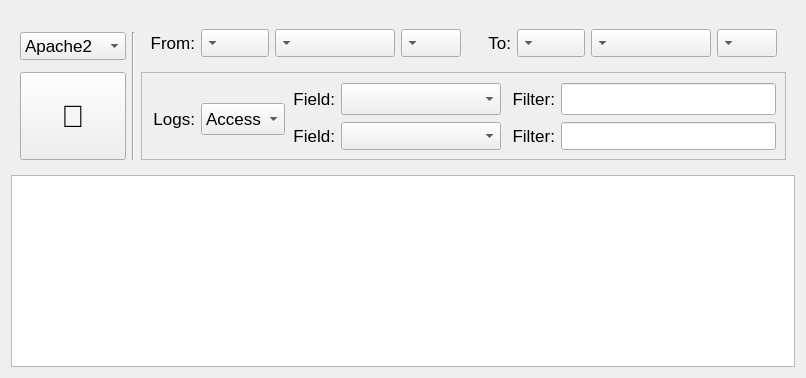
          <widget class="QWidget" name="Relational">
           <attribute name="icon">
            <iconset resource="resources/resources.qrc">
             <normaloff>:/icons/icons/relational_off.png</normaloff>
             <normalon>:/icons/icons/relational_on.png</normalon>:/icons/icons/relational_off.png</iconset>
           </attribute>
           <attribute name="title">
            <string notr="true"/>
           </attribute>
           <attribute name="toolTip">
            <string>Relational chart for two elements: how many times a specific value brought to another.
Time of day counts for a single date, entire days counts in a period.</string>
           </attribute>
           <layout class="QGridLayout" name="gridLayout_18">
            <item row="0" column="0">
             <widget class="QFrame" name="frame_8">
              <property name="sizePolicy">
               <sizepolicy hsizetype="Expanding" vsizetype="Fixed">
                <horstretch>0</horstretch>
                <verstretch>0</verstretch>
               </sizepolicy>
              </property>
              <property name="maximumSize">
               <size>
                <width>16777215</width>
                <height>192</height>
               </size>
              </property>
              <layout class="QGridLayout" name="gridLayout_14">
               <item row="2" column="0">
                <spacer name="verticalSpacer_3">
                 <property name="orientation">
                  <enum>Qt::Vertical</enum>
                 </property>
                 <property name="sizeHint" stdset="0">
                  <size>
                   <width>20</width>
                   <height>4</height>
                  </size>
                 </property>
                </spacer>
               </item>
               <item row="1" column="0">
                <widget class="QComboBox" name="box_StatsRelat_WebServer">
                 <property name="minimumSize">
                  <size>
                   <width>100</width>
                   <height>0</height>
                  </size>
                 </property>
                 <property name="maximumSize">
                  <size>
                   <width>16777215</width>
                   <height>32</height>
                  </size>
                 </property>
                 <property name="font">
                  <font>
                   <pointsize>13</pointsize>
                  </font>
                 </property>
                 <property name="toolTip">
                  <string>Select a Web Server</string>
                 </property>
                 <property name="sizeAdjustPolicy">
                  <enum>QComboBox::AdjustToContents</enum>
                 </property>
                 <item>
                  <property name="text">
                   <string notr="true">Apache2</string>
                  </property>
                 </item>
                 <item>
                  <property name="text">
                   <string notr="true">Nginx</string>
                  </property>
                 </item>
                 <item>
                  <property name="text">
                   <string notr="true">IIS</string>
                  </property>
                 </item>
                </widget>
               </item>
               <item row="0" column="2" rowspan="3">
                <widget class="QFrame" name="frame_9">
                 <property name="sizePolicy">
                  <sizepolicy hsizetype="Fixed" vsizetype="Preferred">
                   <horstretch>0</horstretch>
                   <verstretch>0</verstretch>
                  </sizepolicy>
                 </property>
                 <layout class="QHBoxLayout" name="horizontalLayout_2">
                  <item>
                   <widget class="QLabel" name="label_StatsRelat_From">
                    <property name="minimumSize">
                     <size>
                      <width>44</width>
                      <height>0</height>
                     </size>
                    </property>
                    <property name="font">
                     <font>
                      <pointsize>13</pointsize>
                     </font>
                    </property>
                    <property name="text">
                     <string>From:</string>
                    </property>
                    <property name="alignment">
                     <set>Qt::AlignRight|Qt::AlignTrailing|Qt::AlignVCenter</set>
                    </property>
                   </widget>
                  </item>
                  <item>
                   <widget class="QComboBox" name="box_StatsRelat_FromYear">
                    <property name="sizePolicy">
                     <sizepolicy hsizetype="Fixed" vsizetype="Fixed">
                      <horstretch>0</horstretch>
                      <verstretch>0</verstretch>
                     </sizepolicy>
                    </property>
                    <property name="maximumSize">
                     <size>
                      <width>68</width>
                      <height>32</height>
                     </size>
                    </property>
                    <property name="font">
                     <font>
                      <pointsize>13</pointsize>
                     </font>
                    </property>
                    <property name="toolTip">
                     <string>Year</string>
                    </property>
                    <property name="layoutDirection">
                     <enum>Qt::RightToLeft</enum>
                    </property>
                    <property name="placeholderText">
                     <string>Year</string>
                    </property>
                   </widget>
                  </item>
                  <item>
                   <widget class="QComboBox" name="box_StatsRelat_FromMonth">
                    <property name="minimumSize">
                     <size>
                      <width>120</width>
                      <height>0</height>
                     </size>
                    </property>
                    <property name="maximumSize">
                     <size>
                      <width>16777215</width>
                      <height>32</height>
                     </size>
                    </property>
                    <property name="font">
                     <font>
                      <pointsize>13</pointsize>
                     </font>
                    </property>
                    <property name="toolTip">
                     <string>Month</string>
                    </property>
                    <property name="layoutDirection">
                     <enum>Qt::RightToLeft</enum>
                    </property>
                    <property name="placeholderText">
                     <string>Month</string>
                    </property>
                   </widget>
                  </item>
                  <item>
                   <widget class="QComboBox" name="box_StatsRelat_FromDay">
                    <property name="maximumSize">
                     <size>
                      <width>60</width>
                      <height>32</height>
                     </size>
                    </property>
                    <property name="font">
                     <font>
                      <pointsize>13</pointsize>
                     </font>
                    </property>
                    <property name="toolTip">
                     <string>Day</string>
                    </property>
                    <property name="layoutDirection">
                     <enum>Qt::RightToLeft</enum>
                    </property>
                    <property name="placeholderText">
                     <string>Day</string>
                    </property>
                   </widget>
                  </item>
                  <item>
                   <widget class="QLabel" name="label_StatsRelat_To">
                    <property name="minimumSize">
                     <size>
                      <width>44</width>
                      <height>0</height>
                     </size>
                    </property>
                    <property name="maximumSize">
                     <size>
                      <width>44</width>
                      <height>16777215</height>
                     </size>
                    </property>
                    <property name="font">
                     <font>
                      <pointsize>13</pointsize>
                     </font>
                    </property>
                    <property name="text">
                     <string>To:</string>
                    </property>
                    <property name="alignment">
                     <set>Qt::AlignRight|Qt::AlignTrailing|Qt::AlignVCenter</set>
                    </property>
                   </widget>
                  </item>
                  <item>
                   <widget class="QComboBox" name="box_StatsRelat_ToYear">
                    <property name="maximumSize">
                     <size>
                      <width>68</width>
                      <height>32</height>
                     </size>
                    </property>
                    <property name="font">
                     <font>
                      <pointsize>13</pointsize>
                     </font>
                    </property>
                    <property name="toolTip">
                     <string>Year</string>
                    </property>
                    <property name="layoutDirection">
                     <enum>Qt::RightToLeft</enum>
                    </property>
                    <property name="placeholderText">
                     <string>Year</string>
                    </property>
                   </widget>
                  </item>
                  <item>
                   <widget class="QComboBox" name="box_StatsRelat_ToMonth">
                    <property name="minimumSize">
                     <size>
                      <width>120</width>
                      <height>0</height>
                     </size>
                    </property>
                    <property name="maximumSize">
                     <size>
                      <width>16777215</width>
                      <height>32</height>
                     </size>
                    </property>
                    <property name="font">
                     <font>
                      <pointsize>13</pointsize>
                     </font>
                    </property>
                    <property name="toolTip">
                     <string>Month</string>
                    </property>
                    <property name="layoutDirection">
                     <enum>Qt::RightToLeft</enum>
                    </property>
                    <property name="placeholderText">
                     <string>Month</string>
                    </property>
                   </widget>
                  </item>
                  <item>
                   <widget class="QComboBox" name="box_StatsRelat_ToDay">
                    <property name="maximumSize">
                     <size>
                      <width>60</width>
                      <height>32</height>
                     </size>
                    </property>
                    <property name="font">
                     <font>
                      <pointsize>13</pointsize>
                     </font>
                    </property>
                    <property name="toolTip">
                     <string>Day</string>
                    </property>
                    <property name="layoutDirection">
                     <enum>Qt::RightToLeft</enum>
                    </property>
                    <property name="placeholderText">
                     <string>Day</string>
                    </property>
                   </widget>
                  </item>
                 </layout>
                </widget>
               </item>
               <item row="3" column="0">
                <widget class="QPushButton" name="button_StatsRelat_Draw">
                 <property name="minimumSize">
                  <size>
                   <width>106</width>
                   <height>88</height>
                  </size>
                 </property>
                 <property name="maximumSize">
                  <size>
                   <width>100</width>
                   <height>16777215</height>
                  </size>
                 </property>
                 <property name="font">
                  <font>
                   <pointsize>23</pointsize>
                  </font>
                 </property>
                 <property name="toolTip">
                  <string>Draw the chart</string>
                 </property>
                 <property name="text">
                  <string></string>
                 </property>
                </widget>
               </item>
               <item row="0" column="0">
                <spacer name="verticalSpacer_4">
                 <property name="orientation">
                  <enum>Qt::Vertical</enum>
                 </property>
                 <property name="sizeHint" stdset="0">
                  <size>
                   <width>20</width>
                   <height>0</height>
                  </size>
                 </property>
                </spacer>
               </item>
               <item row="3" column="2">
                <widget class="QFrame" name="frame_11">
                 <property name="frameShape">
                  <enum>QFrame::StyledPanel</enum>
                 </property>
                 <property name="frameShadow">
                  <enum>QFrame::Sunken</enum>
                 </property>
                 <layout class="QGridLayout" name="gridLayout_17">
                  <item row="0" column="2" rowspan="2">
                   <widget class="QLabel" name="label_StatsRelat_LogsField_1">
                    <property name="minimumSize">
                     <size>
                      <width>44</width>
                      <height>0</height>
                     </size>
                    </property>
                    <property name="font">
                     <font>
                      <pointsize>13</pointsize>
                     </font>
                    </property>
                    <property name="text">
                     <string>Field:</string>
                    </property>
                    <property name="alignment">
                     <set>Qt::AlignRight|Qt::AlignTrailing|Qt::AlignVCenter</set>
                    </property>
                   </widget>
                  </item>
                  <item row="0" column="3" rowspan="2">
                   <widget class="QComboBox" name="box_StatsRelat_LogsField_1">
                    <property name="minimumSize">
                     <size>
                      <width>160</width>
                      <height>0</height>
                     </size>
                    </property>
                    <property name="maximumSize">
                     <size>
                      <width>16777215</width>
                      <height>32</height>
                     </size>
                    </property>
                    <property name="font">
                     <font>
                      <pointsize>13</pointsize>
                     </font>
                    </property>
                    <property name="toolTip">
                     <string>Select a log field to view</string>
                    </property>
                   </widget>
                  </item>
                  <item row="0" column="4" rowspan="2">
                   <widget class="QLabel" name="label_StatsRelat_Filter_1">
                    <property name="minimumSize">
                     <size>
                      <width>48</width>
                      <height>0</height>
                     </size>
                    </property>
                    <property name="font">
                     <font>
                      <pointsize>13</pointsize>
                     </font>
                    </property>
                    <property name="text">
                     <string>Filter:</string>
                    </property>
                    <property name="alignment">
                     <set>Qt::AlignRight|Qt::AlignTrailing|Qt::AlignVCenter</set>
                    </property>
                   </widget>
                  </item>
                  <item row="0" column="5" rowspan="2">
                   <widget class="QLineEdit" name="inLine_StatsRelat_Filter_1">
                    <property name="maximumSize">
                     <size>
                      <width>16777215</width>
                      <height>32</height>
                     </size>
                    </property>
                    <property name="font">
                     <font>
                      <pointsize>13</pointsize>
                     </font>
                    </property>
                    <property name="toolTip">
                     <string>Filter out field values not starting with this string. When dealing with numbers, use '=','&lt;' or '&gt;' to declare what to filter</string>
                    </property>
                   </widget>
                  </item>
                  <item row="1" column="0" rowspan="2">
                   <widget class="QLabel" name="label_StatsRelat_LogsType">
                    <property name="minimumSize">
                     <size>
                      <width>44</width>
                      <height>0</height>
                     </size>
                    </property>
                    <property name="font">
                     <font>
                      <pointsize>13</pointsize>
                     </font>
                    </property>
                    <property name="text">
                     <string>Logs:</string>
                    </property>
                    <property name="alignment">
                     <set>Qt::AlignRight|Qt::AlignTrailing|Qt::AlignVCenter</set>
                    </property>
                   </widget>
                  </item>
                  <item row="1" column="1" rowspan="2">
                   <widget class="QComboBox" name="box_StatsRelat_LogsType">
                    <property name="maximumSize">
                     <size>
                      <width>84</width>
                      <height>32</height>
                     </size>
                    </property>
                    <property name="font">
                     <font>
                      <pointsize>13</pointsize>
                     </font>
                    </property>
                    <property name="toolTip">
                     <string>Select a log type to choose fields from</string>
                    </property>
                    <item>
                     <property name="text">
                      <string notr="true">Access</string>
                     </property>
                    </item>
                    <item>
                     <property name="text">
                      <string notr="true">Error</string>
                     </property>
                    </item>
                   </widget>
                  </item>
                  <item row="2" column="2" rowspan="2">
                   <widget class="QLabel" name="label_StatsRelat_LogsField_2">
                    <property name="minimumSize">
                     <size>
                      <width>44</width>
                      <height>0</height>
                     </size>
                    </property>
                    <property name="font">
                     <font>
                      <pointsize>13</pointsize>
                     </font>
                    </property>
                    <property name="text">
                     <string>Field:</string>
                    </property>
                    <property name="alignment">
                     <set>Qt::AlignRight|Qt::AlignTrailing|Qt::AlignVCenter</set>
                    </property>
                   </widget>
                  </item>
                  <item row="2" column="3" rowspan="2">
                   <widget class="QComboBox" name="box_StatsRelat_LogsField_2">
                    <property name="minimumSize">
                     <size>
                      <width>160</width>
                      <height>0</height>
                     </size>
                    </property>
                    <property name="maximumSize">
                     <size>
                      <width>16777215</width>
                      <height>32</height>
                     </size>
                    </property>
                    <property name="font">
                     <font>
                      <pointsize>13</pointsize>
                     </font>
                    </property>
                    <property name="toolTip">
                     <string>Select a log field to view</string>
                    </property>
                   </widget>
                  </item>
                  <item row="2" column="4" rowspan="2">
                   <widget class="QLabel" name="label_StatsRelat_Filter_2">
                    <property name="minimumSize">
                     <size>
                      <width>48</width>
                      <height>0</height>
                     </size>
                    </property>
                    <property name="font">
                     <font>
                      <pointsize>13</pointsize>
                     </font>
                    </property>
                    <property name="text">
                     <string>Filter:</string>
                    </property>
                    <property name="alignment">
                     <set>Qt::AlignRight|Qt::AlignTrailing|Qt::AlignVCenter</set>
                    </property>
                   </widget>
                  </item>
                  <item row="2" column="5" rowspan="2">
                   <widget class="QLineEdit" name="inLine_StatsRelat_Filter_2">
                    <property name="maximumSize">
                     <size>
                      <width>16777215</width>
                      <height>32</height>
                     </size>
                    </property>
                    <property name="font">
                     <font>
                      <pointsize>13</pointsize>
                     </font>
                    </property>
                    <property name="toolTip">
                     <string>Filter out field values not starting with this string. When dealing with numbers, use '=','&lt;' or '&gt;' to declare what to filter</string>
                    </property>
                   </widget>
                  </item>
                  <item row="3" column="0" colspan="2">
                   <spacer name="verticalSpacer_7">
                    <property name="orientation">
                     <enum>Qt::Vertical</enum>
                    </property>
                    <property name="sizeType">
                     <enum>QSizePolicy::Fixed</enum>
                    </property>
                    <property name="sizeHint" stdset="0">
                     <size>
                      <width>131</width>
                      <height>12</height>
                     </size>
                    </property>
                   </spacer>
                  </item>
                  <item row="0" column="0" colspan="2">
                   <spacer name="verticalSpacer_8">
                    <property name="orientation">
                     <enum>Qt::Vertical</enum>
                    </property>
                    <property name="sizeType">
                     <enum>QSizePolicy::Fixed</enum>
                    </property>
                    <property name="sizeHint" stdset="0">
                     <size>
                      <width>131</width>
                      <height>4</height>
                     </size>
                    </property>
                   </spacer>
                  </item>
                 </layout>
                </widget>
               </item>
               <item row="1" column="1" rowspan="3">
                <widget class="Line" name="line_5">
                 <property name="orientation">
                  <enum>Qt::Vertical</enum>
                 </property>
                </widget>
               </item>
              </layout>
             </widget>
            </item>
            <item row="1" column="0">
             <widget class="QChartView" name="chart_StatsRelat"/>
            </item>
           </layout>
          </widget>
